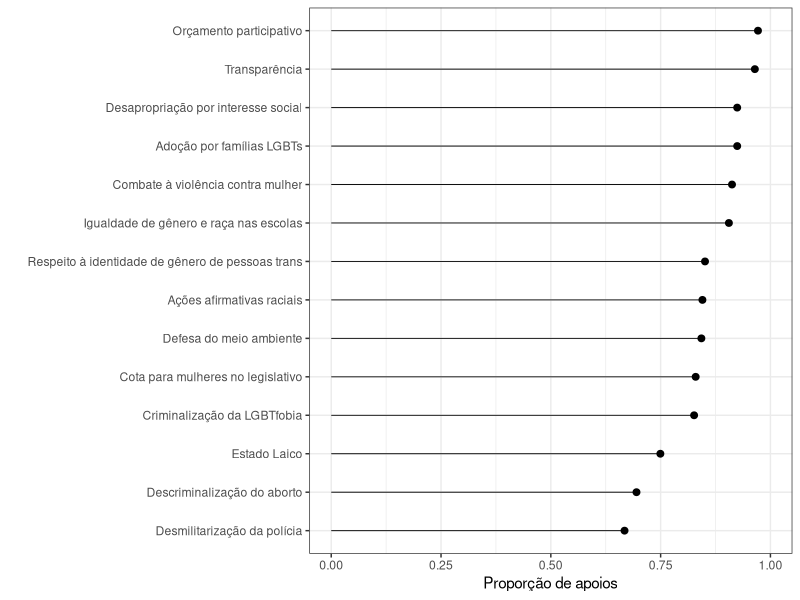

Recreate this plot in R.
## ---- chunk 1
library(tidyverse)
library(here)
theme_set(theme_bw())
## ---- chunk 2
respostas = read_csv(here::here("data/respostas-merepresenta-2016.csv"), 
                     col_types = cols(.default = col_character(), 
                                      nota_partido = col_integer(), 
                                      votos_recebidos = col_integer()))

# A versão long (em vez de wide) dos dados facilita muito pro ggplot:
respostas_long = 
    respostas %>% 
    gather(key = "tema", 
           value = "resposta", 
           10:23)
## ---- chunk 3
names(respostas)[10:23] 
## ---- chunk 4
por_tema = 
    respostas_long %>% 
    group_by(tema) %>% 
    summarise(apoio = sum(resposta == "S") / n())

por_tema %>% 
    ggplot(aes(x = reorder(tema, apoio), y = apoio, ymax = apoio, ymin = 0)) + 
    geom_point(size = 2) + 
    geom_linerange(size = .3) + 
    scale_y_continuous(limits = c(0, 1)) + 
    coord_flip() + 
    labs(
        y = "Proporção de apoios", 
        x = ""
    )
